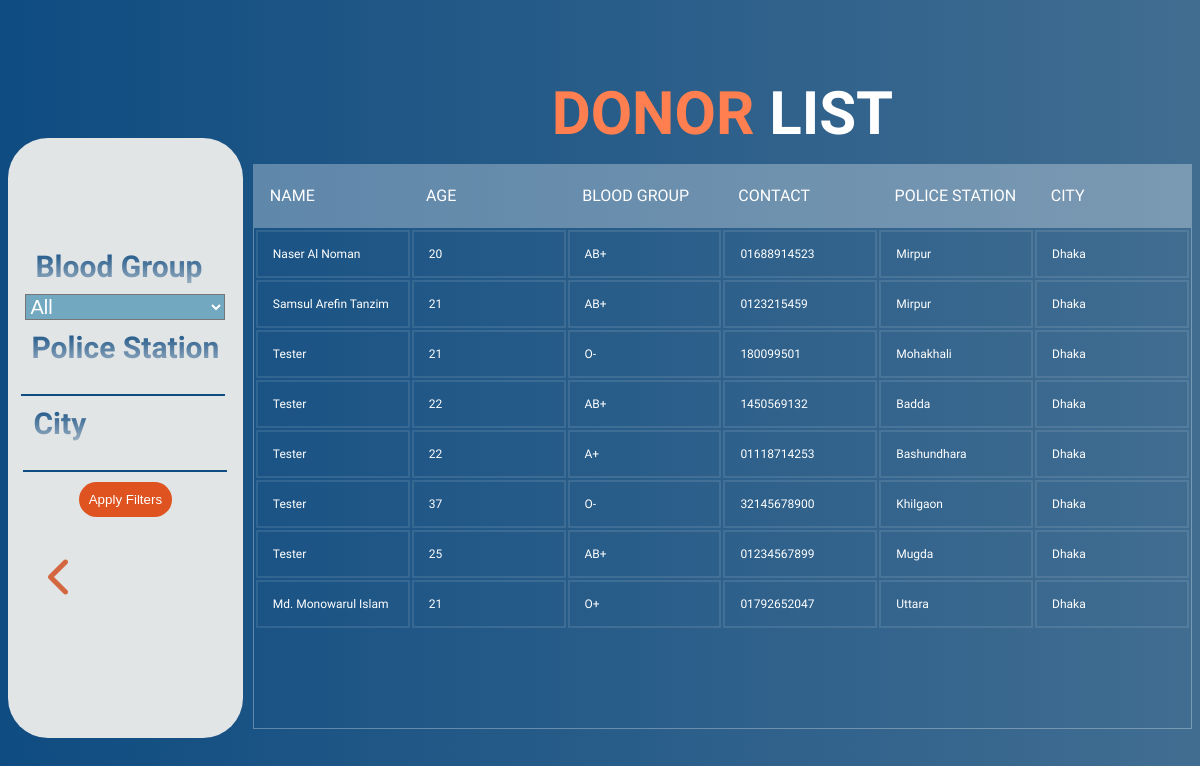
Screenshot of /donor_list.php with the database file from the repository.
### tables this page shows
CREATE TABLE `user_list` (
  `username` varchar(32) NOT NULL,
  `name` varchar(255) DEFAULT NULL,
  `contact` varchar(15) DEFAULT NULL,
  `email` varchar(50) DEFAULT NULL,
  `pass` varchar(255) DEFAULT NULL,
  `age` int(120) DEFAULT NULL,
  `blood_group` varchar(3) DEFAULT NULL,
  `NID` varchar(13) DEFAULT NULL,
  `gender` varchar(6) DEFAULT NULL,
  `police_station` varchar(255) DEFAULT NULL,
  `city` varchar(255) DEFAULT NULL
);

### donor_list.php (the view, shortened to what this page needs)
<!DOCTYPE html>
<html lang="en">
<head>
    <link rel="stylesheet" href="donor_list.css">
</head>
<body>
    <section class="sec">
        <section class="dash">
            <div class="dashboard">
                <div class="blood">
                    <h6 class="dt">Blood Group</h6>
                    <select class="options" id="bloodGroup" name="blood">
                        <option value="All">All</option>
                    </select>
                </div>
                <div class="police_station">
                    <h6 class="dt">Police Station</h6>
                    <input class="police_station" id="policeStation" name="police_station" type="text">
                </div>
                <div class="city">
                    <h6 class="dt">City</h6>
                    <input class="city" id="city" name="city" type="text">
                </div>
                <button class="app" onclick="applyFilters()">Apply Filters</button>
                <a onclick="history.back();"><i class="fas fa-chevron-left"></i></a>
            </div>
        </section>
        <section class="List">
            <h1><span>Donor </span>List</h1>
            <div class="tbl-header">
                <table>
                    <thead>
                        <tr>
                            <th>Name</th>
                            <th>Age</th>
                            <th>Blood Group</th>
                            <th>Contact</th>
                            <th>Police Station</th>
                            <th>City</th>
                        </tr>
                    </thead>
                </table>
            </div>
            <div class="tbl-content">
                <table>
                    <tbody>
                        <?php
                        $conn = mysqli_connect("localhost", "root", "", "370_blood_bank");
                        $query = "SELECT u.name, u.age, u.blood_group, u.contact, u.police_station, u.city
                                    FROM donor_list d
                                    INNER JOIN user_list u ON d.username = u.username";
                        $result = mysqli_query($conn, $query);
                        while($row = mysqli_fetch_assoc($result)){
                            echo '<tr class="data-row">';
                            echo '<td>'. $row['name'] .'</td>';
                            echo '<td>'. $row['age'] .'</td>';
                            echo '<td>'. $row['blood_group'] .'</td>';
                            echo '<td>'. $row['contact'] .'</td>';
                            echo '<td>'. $row['police_station'] .'</td>';
                            echo '<td>'. $row['city'] .'</td>';
                            echo '</tr>';
                        }
                    ?>
                    </tbody>
                </table>
            </div>
        </section>
    </section>
</body>
</html>

### donor_list.css (style rules this page uses)
body { background-image: linear-gradient(to right, #0F4C81, #416d91); font-family: 'Poppins', sans-serif; font-family: 'Roboto', sans-serif; font-family: 'Work Sans', sans-serif; }
.sec { display: flex; justify-content: center; gap: 10px; align-items: center; }
.app { padding: 10px; margin-top: 10px; border: none; font: 16px; background-color: rgb(223, 83, 33); border-radius: 20px; color: white; cursor: pointer; }
span { color: coral; }
.dash { width: 20%; height: 600px; margin-top: 130px; }
.dashboard { background-color: rgb(226, 229, 230); height: 100%; border-radius: 40px; display: flex; flex-direction: column; align-items: center; justify-content: center; }
input { outline: none; border: none; width: 200px; border-bottom: 2px solid #0F4C81; background: transparent; }
.options { width: 200px; background-color: #0b6f9e83; color: #ffffff; font-size: 20px; }
h6 { margin: 0px; background-image: linear-gradient(to bottom, #0F4C81, #9cb0c2); background-clip: text; -webkit-background-clip: text; color: transparent; }
i { font-size: 40px; color: rgb(210, 103, 64); }
a { cursor: pointer; margin: 40px; align-self: flex-start; }
.dt { font-size: 30px; font-weight: 700px; margin: 10px; }
.List { width: 80%; }
h1 { font-size: 60px; color: #fff; text-transform: uppercase; font-weight: 900; text-align: center; margin-bottom: 15px; transition: .6s; }
table { width: 100%; table-layout: fixed; }
.tbl-header { background-color: rgba(255, 255, 255, 0.3); }
.tbl-content { height: 500px; overflow-y: scroll; border: 1px solid rgba(255, 255, 255, 0.3); }
th { padding: 20px 15px; text-align: left; font-weight: 500; font-size: 16px; color: #fff; text-transform: uppercase; }
td { padding: 15px; text-align: left; font-weight: 400; font-size: 12px; color: #fff; border: 2px solid rgba(255, 255, 255, 0.1); }

### rows the page displays
user_list: name "Naser Al Noman", age "20", blood_group "AB+", contact "01688914523", police_station "Mirpur", city "Dhaka"
user_list: name "Samsul Arefin Tanzim", age "21", blood_group "AB+", contact "0123215459", police_station "Mirpur", city "Dhaka"
user_list: name "Tester", age "21", blood_group "O-", contact "180099501", police_station "Mohakhali", city "Dhaka"
user_list: name "Tester", age "22", blood_group "AB+", contact "1450569132", police_station "Badda", city "Dhaka"
user_list: name "Tester", age "22", blood_group "A+", contact "01118714253", police_station "Bashundhara", city "Dhaka"
user_list: name "Tester", age "37", blood_group "O-", contact "32145678900", police_station "Khilgaon", city "Dhaka"
user_list: name "Tester", age "25", blood_group "AB+", contact "01234567899", police_station "Mugda", city "Dhaka"
user_list: name "Md. Monowarul Islam", age "21", blood_group "O+", contact "01792652047", police_station "Uttara", city "Dhaka"
